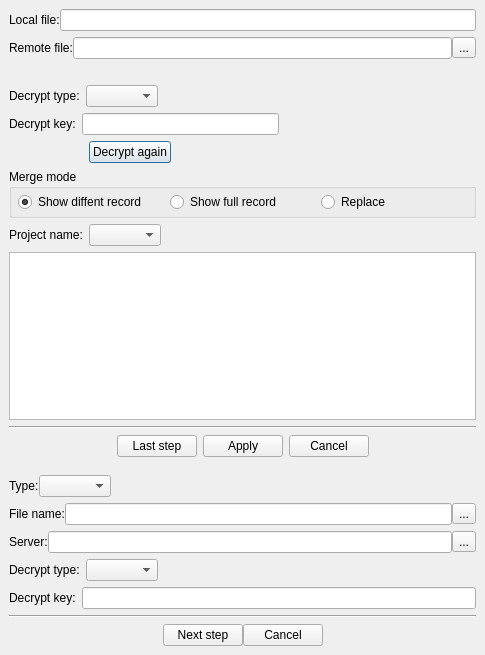
<?xml version="1.0" encoding="UTF-8"?>
<ui version="4.0">
 <class>QWoDBPowerRestoreDialog</class>
 <widget class="QDialog" name="QWoDBPowerRestoreDialog">
  <property name="geometry">
   <rect>
    <x>0</x>
    <y>0</y>
    <width>485</width>
    <height>655</height>
   </rect>
  </property>
  <property name="minimumSize">
   <size>
    <width>450</width>
    <height>0</height>
   </size>
  </property>
  <property name="windowTitle">
   <string>Dialog</string>
  </property>
  <layout class="QVBoxLayout" name="verticalLayout_4">
   <property name="spacing">
    <number>0</number>
   </property>
   <property name="leftMargin">
    <number>0</number>
   </property>
   <property name="topMargin">
    <number>0</number>
   </property>
   <property name="rightMargin">
    <number>0</number>
   </property>
   <property name="bottomMargin">
    <number>0</number>
   </property>
   <item>
    <widget class="QWidget" name="mergeWidget" native="true">
     <layout class="QVBoxLayout" name="verticalLayout_7">
      <item>
       <widget class="QWidget" name="localFileArea" native="true">
        <layout class="QHBoxLayout" name="horizontalLayout_8">
         <property name="spacing">
          <number>0</number>
         </property>
         <property name="leftMargin">
          <number>0</number>
         </property>
         <property name="topMargin">
          <number>0</number>
         </property>
         <property name="rightMargin">
          <number>0</number>
         </property>
         <property name="bottomMargin">
          <number>0</number>
         </property>
         <item>
          <widget class="QLabel" name="label_5">
           <property name="text">
            <string>Local file:</string>
           </property>
          </widget>
         </item>
         <item>
          <widget class="QLineEdit" name="localFilePath">
           <property name="readOnly">
            <bool>true</bool>
           </property>
          </widget>
         </item>
        </layout>
       </widget>
      </item>
      <item>
       <widget class="QWidget" name="sftpFileArea" native="true">
        <layout class="QVBoxLayout" name="verticalLayout_6">
         <property name="spacing">
          <number>6</number>
         </property>
         <property name="leftMargin">
          <number>0</number>
         </property>
         <property name="topMargin">
          <number>0</number>
         </property>
         <property name="rightMargin">
          <number>0</number>
         </property>
         <property name="bottomMargin">
          <number>0</number>
         </property>
         <item>
          <layout class="QHBoxLayout" name="horizontalLayout_9">
           <property name="spacing">
            <number>0</number>
           </property>
           <item>
            <widget class="QLabel" name="label_4">
             <property name="text">
              <string>Remote file:</string>
             </property>
            </widget>
           </item>
           <item>
            <widget class="QLineEdit" name="sftpFilePath"/>
           </item>
           <item>
            <widget class="QToolButton" name="btnBackupList">
             <property name="text">
              <string>...</string>
             </property>
             <property name="icon">
              <iconset resource="qwoterm.qrc">
               <normaloff>:/woterm/resource/skin/download2.png</normaloff>:/woterm/resource/skin/download2.png</iconset>
             </property>
            </widget>
           </item>
          </layout>
         </item>
        </layout>
       </widget>
      </item>
      <item>
       <widget class="QLabel" name="infoMsg">
        <property name="styleSheet">
         <string notr="true">color: rgb(255, 85, 127);</string>
        </property>
        <property name="text">
         <string/>
        </property>
       </widget>
      </item>
      <item>
       <widget class="QWidget" name="decryptArea" native="true">
        <property name="minimumSize">
         <size>
          <width>0</width>
          <height>0</height>
         </size>
        </property>
        <property name="styleSheet">
         <string notr="true"/>
        </property>
        <layout class="QVBoxLayout" name="verticalLayout">
         <property name="spacing">
          <number>6</number>
         </property>
         <property name="leftMargin">
          <number>0</number>
         </property>
         <property name="topMargin">
          <number>0</number>
         </property>
         <property name="rightMargin">
          <number>0</number>
         </property>
         <property name="bottomMargin">
          <number>0</number>
         </property>
         <item>
          <layout class="QHBoxLayout" name="horizontalLayout_4">
           <item>
            <widget class="QLabel" name="label_9">
             <property name="text">
              <string>Decrypt type:</string>
             </property>
            </widget>
           </item>
           <item>
            <widget class="QComboBox" name="cryptType2"/>
           </item>
           <item>
            <spacer name="horizontalSpacer_8">
             <property name="orientation">
              <enum>Qt::Horizontal</enum>
             </property>
             <property name="sizeHint" stdset="0">
              <size>
               <width>40</width>
               <height>20</height>
              </size>
             </property>
            </spacer>
           </item>
          </layout>
         </item>
         <item>
          <layout class="QHBoxLayout" name="horizontalLayout_12">
           <item>
            <widget class="QLabel" name="label_10">
             <property name="text">
              <string>Decrypt key:</string>
             </property>
            </widget>
           </item>
           <item>
            <widget class="QLineEdit" name="cryptKey2"/>
           </item>
           <item>
            <spacer name="horizontalSpacer_11">
             <property name="orientation">
              <enum>Qt::Horizontal</enum>
             </property>
             <property name="sizeHint" stdset="0">
              <size>
               <width>40</width>
               <height>20</height>
              </size>
             </property>
            </spacer>
           </item>
          </layout>
         </item>
         <item>
          <layout class="QHBoxLayout" name="horizontalLayout_13">
           <item>
            <spacer name="horizontalSpacer_10">
             <property name="orientation">
              <enum>Qt::Horizontal</enum>
             </property>
             <property name="sizeType">
              <enum>QSizePolicy::Fixed</enum>
             </property>
             <property name="sizeHint" stdset="0">
              <size>
               <width>80</width>
               <height>20</height>
              </size>
             </property>
            </spacer>
           </item>
           <item>
            <widget class="QPushButton" name="btnDecryptAgain">
             <property name="text">
              <string>Decrypt again</string>
             </property>
            </widget>
           </item>
           <item>
            <spacer name="horizontalSpacer_9">
             <property name="orientation">
              <enum>Qt::Horizontal</enum>
             </property>
             <property name="sizeHint" stdset="0">
              <size>
               <width>40</width>
               <height>20</height>
              </size>
             </property>
            </spacer>
           </item>
          </layout>
         </item>
        </layout>
       </widget>
      </item>
      <item>
       <widget class="QGroupBox" name="showGroup">
        <property name="styleSheet">
         <string notr="true"/>
        </property>
        <property name="title">
         <string>Merge mode</string>
        </property>
        <layout class="QHBoxLayout" name="horizontalLayout_14">
         <property name="leftMargin">
          <number>6</number>
         </property>
         <property name="topMargin">
          <number>3</number>
         </property>
         <property name="rightMargin">
          <number>6</number>
         </property>
         <property name="bottomMargin">
          <number>3</number>
         </property>
         <item>
          <widget class="QRadioButton" name="chkDiff">
           <property name="text">
            <string>Show diffent record</string>
           </property>
           <property name="checked">
            <bool>true</bool>
           </property>
          </widget>
         </item>
         <item>
          <widget class="QRadioButton" name="chkFull">
           <property name="text">
            <string>Show full record</string>
           </property>
          </widget>
         </item>
         <item>
          <widget class="QRadioButton" name="chkReplace">
           <property name="text">
            <string>Replace</string>
           </property>
          </widget>
         </item>
        </layout>
       </widget>
      </item>
      <item>
       <widget class="QWidget" name="mergeArea" native="true">
        <property name="minimumSize">
         <size>
          <width>0</width>
          <height>0</height>
         </size>
        </property>
        <layout class="QVBoxLayout" name="verticalLayout_5">
         <property name="leftMargin">
          <number>0</number>
         </property>
         <property name="topMargin">
          <number>0</number>
         </property>
         <property name="rightMargin">
          <number>0</number>
         </property>
         <property name="bottomMargin">
          <number>0</number>
         </property>
         <item>
          <layout class="QHBoxLayout" name="horizontalLayout_7">
           <item>
            <widget class="QLabel" name="label_6">
             <property name="text">
              <string>Project name:</string>
             </property>
            </widget>
           </item>
           <item>
            <widget class="QComboBox" name="projectBox"/>
           </item>
           <item>
            <spacer name="horizontalSpacer_7">
             <property name="orientation">
              <enum>Qt::Horizontal</enum>
             </property>
             <property name="sizeHint" stdset="0">
              <size>
               <width>40</width>
               <height>20</height>
              </size>
             </property>
            </spacer>
           </item>
          </layout>
         </item>
         <item>
          <widget class="QTableView" name="tblMerge"/>
         </item>
        </layout>
       </widget>
      </item>
      <item>
       <widget class="Line" name="line">
        <property name="minimumSize">
         <size>
          <width>360</width>
          <height>0</height>
         </size>
        </property>
        <property name="orientation">
         <enum>Qt::Horizontal</enum>
        </property>
       </widget>
      </item>
      <item>
       <layout class="QHBoxLayout" name="horizontalLayout_6">
        <item>
         <spacer name="horizontalSpacer_5">
          <property name="orientation">
           <enum>Qt::Horizontal</enum>
          </property>
          <property name="sizeHint" stdset="0">
           <size>
            <width>40</width>
            <height>20</height>
           </size>
          </property>
         </spacer>
        </item>
        <item>
         <widget class="QPushButton" name="btnLast">
          <property name="text">
           <string>Last step</string>
          </property>
         </widget>
        </item>
        <item>
         <widget class="QPushButton" name="btnApply">
          <property name="text">
           <string>Apply</string>
          </property>
         </widget>
        </item>
        <item>
         <widget class="QPushButton" name="btnExit">
          <property name="text">
           <string>Cancel</string>
          </property>
         </widget>
        </item>
        <item>
         <spacer name="horizontalSpacer_4">
          <property name="orientation">
           <enum>Qt::Horizontal</enum>
          </property>
          <property name="sizeHint" stdset="0">
           <size>
            <width>40</width>
            <height>20</height>
           </size>
          </property>
         </spacer>
        </item>
       </layout>
      </item>
     </layout>
    </widget>
   </item>
   <item>
    <widget class="QWidget" name="typeWidget" native="true">
     <layout class="QVBoxLayout" name="verticalLayout_8">
      <item>
       <layout class="QHBoxLayout" name="horizontalLayout">
        <property name="spacing">
         <number>0</number>
        </property>
        <item>
         <widget class="QLabel" name="label">
          <property name="text">
           <string>Type:</string>
          </property>
         </widget>
        </item>
        <item>
         <widget class="QComboBox" name="backupType"/>
        </item>
        <item>
         <spacer name="horizontalSpacer">
          <property name="orientation">
           <enum>Qt::Horizontal</enum>
          </property>
          <property name="sizeHint" stdset="0">
           <size>
            <width>40</width>
            <height>20</height>
           </size>
          </property>
         </spacer>
        </item>
       </layout>
      </item>
      <item>
       <widget class="QWidget" name="localArea" native="true">
        <layout class="QVBoxLayout" name="verticalLayout_2">
         <property name="spacing">
          <number>10</number>
         </property>
         <property name="leftMargin">
          <number>0</number>
         </property>
         <property name="topMargin">
          <number>0</number>
         </property>
         <property name="rightMargin">
          <number>0</number>
         </property>
         <property name="bottomMargin">
          <number>0</number>
         </property>
         <item>
          <layout class="QHBoxLayout" name="horizontalLayout_2">
           <property name="spacing">
            <number>0</number>
           </property>
           <item>
            <widget class="QLabel" name="label_2">
             <property name="text">
              <string>File name:</string>
             </property>
            </widget>
           </item>
           <item>
            <widget class="QLineEdit" name="pathLocal"/>
           </item>
           <item>
            <widget class="QToolButton" name="btnBrowser">
             <property name="text">
              <string>...</string>
             </property>
             <property name="icon">
              <iconset resource="qwoterm.qrc">
               <normaloff>:/woterm/resource/skin/dirs.png</normaloff>:/woterm/resource/skin/dirs.png</iconset>
             </property>
            </widget>
           </item>
          </layout>
         </item>
        </layout>
       </widget>
      </item>
      <item>
       <widget class="QWidget" name="sftpArea" native="true">
        <layout class="QVBoxLayout" name="verticalLayout_3">
         <property name="leftMargin">
          <number>0</number>
         </property>
         <property name="topMargin">
          <number>0</number>
         </property>
         <property name="rightMargin">
          <number>0</number>
         </property>
         <property name="bottomMargin">
          <number>0</number>
         </property>
         <item>
          <layout class="QHBoxLayout" name="horizontalLayout_3">
           <property name="spacing">
            <number>0</number>
           </property>
           <item>
            <widget class="QLabel" name="label_3">
             <property name="text">
              <string>Server:</string>
             </property>
            </widget>
           </item>
           <item>
            <widget class="QLineEdit" name="sftpServer"/>
           </item>
           <item>
            <widget class="QToolButton" name="btnSftpDetail">
             <property name="text">
              <string>...</string>
             </property>
             <property name="icon">
              <iconset resource="qwoterm.qrc">
               <normaloff>:/woterm/resource/skin/sftp.png</normaloff>:/woterm/resource/skin/sftp.png</iconset>
             </property>
            </widget>
           </item>
          </layout>
         </item>
         <item>
          <layout class="QHBoxLayout" name="horizontalLayout_10">
           <item>
            <widget class="QLabel" name="label_7">
             <property name="text">
              <string>Decrypt type:</string>
             </property>
            </widget>
           </item>
           <item>
            <widget class="QComboBox" name="cryptType"/>
           </item>
           <item>
            <spacer name="horizontalSpacer_6">
             <property name="orientation">
              <enum>Qt::Horizontal</enum>
             </property>
             <property name="sizeHint" stdset="0">
              <size>
               <width>40</width>
               <height>20</height>
              </size>
             </property>
            </spacer>
           </item>
          </layout>
         </item>
         <item>
          <layout class="QHBoxLayout" name="horizontalLayout_11">
           <item>
            <widget class="QLabel" name="label_8">
             <property name="text">
              <string>Decrypt key:</string>
             </property>
            </widget>
           </item>
           <item>
            <widget class="QLineEdit" name="cryptKey"/>
           </item>
          </layout>
         </item>
        </layout>
       </widget>
      </item>
      <item>
       <widget class="Line" name="line_2">
        <property name="minimumSize">
         <size>
          <width>360</width>
          <height>0</height>
         </size>
        </property>
        <property name="orientation">
         <enum>Qt::Horizontal</enum>
        </property>
       </widget>
      </item>
      <item>
       <layout class="QHBoxLayout" name="horizontalLayout_5">
        <property name="spacing">
         <number>0</number>
        </property>
        <item>
         <spacer name="horizontalSpacer_2">
          <property name="orientation">
           <enum>Qt::Horizontal</enum>
          </property>
          <property name="sizeHint" stdset="0">
           <size>
            <width>40</width>
            <height>20</height>
           </size>
          </property>
         </spacer>
        </item>
        <item>
         <widget class="QPushButton" name="btnNext">
          <property name="text">
           <string>Next step</string>
          </property>
         </widget>
        </item>
        <item>
         <widget class="QPushButton" name="btnCancel">
          <property name="text">
           <string>Cancel</string>
          </property>
         </widget>
        </item>
        <item>
         <spacer name="horizontalSpacer_3">
          <property name="orientation">
           <enum>Qt::Horizontal</enum>
          </property>
          <property name="sizeHint" stdset="0">
           <size>
            <width>40</width>
            <height>20</height>
           </size>
          </property>
         </spacer>
        </item>
       </layout>
      </item>
     </layout>
    </widget>
   </item>
  </layout>
 </widget>
 <resources>
  <include location="qwoterm.qrc"/>
 </resources>
 <connections/>
</ui>
